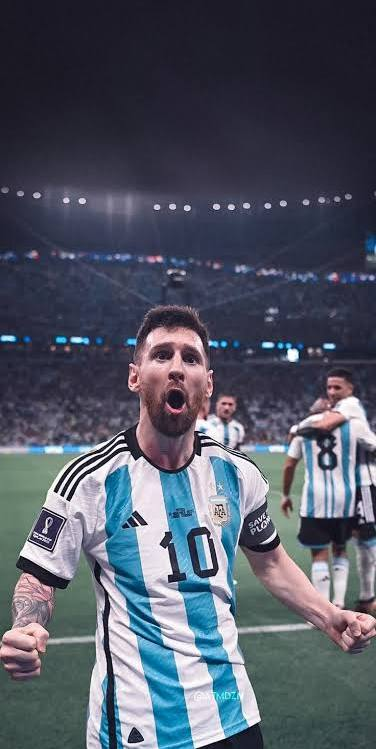
#> input picture Computer_Vision_Basics/messi.jpeg, 376 x 749 px
$ python code6.py
#> lines starting #> are read from the running program, lines starting #| are printed output that depends on the picture; after the words box and inside, x2 and y2 are one past the last pixel; in counts of white or black regions, pixels touching at a corner belong together
import cv2

#read the image
image = cv2.imread('messi.jpeg')
#> image is the input picture: shape (749, 376, 3); mean B, G, R 100.5, 86.6, 81.1

# detact the edges in the image using Canny edge detection
image_edges = cv2.Canny(image,100,200)
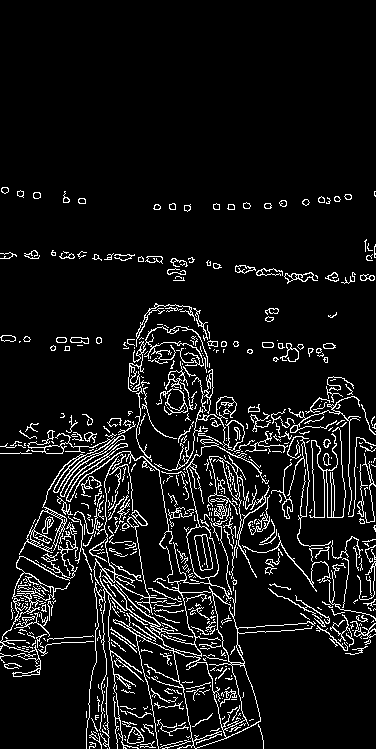
#> image_edges: shape (749, 376); 8% white in thin lines or dots, all inside (x1, y1, x2, y2) = (0, 187, 376, 749)

# show the image
cv2.imshow('messi', image)
cv2.imshow('messi_edges', image_edges)

# print image info
print(f"ndim of original image {image.ndim}")
#| ndim of original image 3
print(image)
#> (printed output is left out)
print(f"ndim of edge image {image_edges.ndim}")
#| ndim of edge image 2
print(image_edges)
#> (printed output is left out)
# wait for a key press and close the image window
cv2.waitKey(0)

# destroy all windows
cv2.destroyAllWindows()
